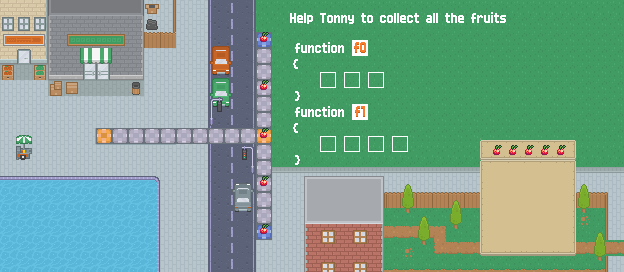

Rendered tile map (Tiled .tmx) drawn with the repository's tilesets; below, a short description and the map source with its tile grids summarised:
An orthogonal 39x17 tile map with 16x16 px tiles, 29 tile layers (info, background, city1, house1, ...), 1 hidden layer not drawn, 4 tilesets and 22 objects (answer1, answer2, answer3, answer4, answer5, ...).

<map version="1.2" tiledversion="2020.01.22" orientation="orthogonal" renderorder="right-down" compressionlevel="-1" width="39" height="17" tilewidth="16" tileheight="16" infinite="0" nextlayerid="38" nextobjectid="39">
 <editorsettings>
  <export target="7.lua" format="lua" />
 </editorsettings>
 <tileset firstgid="1" name="UIpackSheet_transparent" tilewidth="16" tileheight="16" spacing="2" tilecount="990" columns="30">
  <image source="../tileset/Tilemap/UIpackSheet_transparent.png" width="538" height="592" />
 </tileset>
 <tileset firstgid="991" name="roguelikeCity" tilewidth="16" tileheight="16" spacing="1" tilecount="1036" columns="37">
  <image source="../tileset/Tilemap/roguelikeCity.png" width="628" height="475" />
 </tileset>
 <tileset firstgid="2027" name="functionsTextTiles" tilewidth="16" tileheight="16" tilecount="900" columns="30">
  <image source="../graphics/functionsTextTiles.png" width="480" height="480" />
 </tileset>
 <tileset firstgid="2927" name="test" tilewidth="16" tileheight="16" tilecount="486" columns="27">
  <image source="../tileset/Tilemap/test.png" width="432" height="288" />
 </tileset>
 <layer id="14" name="info" width="39" height="17">
  <properties>
   <property name="F0" type="int" value="3" />
   <property name="F1" type="int" value="4" />
   <property name="blueTile" type="bool" value="true" />
   <property name="door" type="bool" value="false" />
   <property name="face" value="right" />
   <property name="fruit" type="bool" value="true" />
   <property name="fruitsTotal" type="int" value="5" />
   <property name="grass" type="bool" value="true" />
   <property name="greyTile" type="bool" value="false" />
   <property name="numFunc" type="int" value="2" />
   <property name="totalSize" type="int" value="7" />
   <property name="yellowTile" type="bool" value="true" />
  </properties>
  <data>[663 cells, 0 non-empty, 0 distinct tile ids]</data>
 </layer>
 <layer id="1" name="background" width="39" height="17">
  <data>[663 cells, 663 non-empty, 16 distinct tile ids]</data>
 </layer>
 <layer id="6" name="city1" width="39" height="17">
  <data>[663 cells, 134 non-empty, 4 distinct tile ids]</data>
 </layer>
 <layer id="3" name="house1" width="39" height="17">
  <data>[663 cells, 52 non-empty, 19 distinct tile ids]</data>
 </layer>
 <layer id="4" name="house1details" width="39" height="17" offsetx="0" offsety="5.33333">
  <data>[663 cells, 16 non-empty, 4 distinct tile ids]</data>
 </layer>
 <layer id="5" name="path" width="39" height="17" offsetx="32" offsety="0">
  <data>[663 cells, 23 non-empty, 1 distinct tile ids]</data>
 </layer>
 <layer id="19" name="blueTile1" width="39" height="17">
  <data>[663 cells, 1 non-empty, 1 distinct tile ids]</data>
 </layer>
 <layer id="20" name="blueTile2" width="39" height="17">
  <data>[663 cells, 1 non-empty, 1 distinct tile ids]</data>
 </layer>
 <layer id="36" name="buttonsSecondRow" width="39" height="17">
  <properties>
   <property name="blue" value="blueTile" />
   <property name="yellow" value="yellowTile" />
  </properties>
  <data>[663 cells, 0 non-empty, 0 distinct tile ids]</data>
 </layer>
 <layer id="37" name="buttonsThirdRow" width="39" height="17">
  <properties>
   <property name="F1" value="F1" />
   <property name="paint" value="paint grey" />
  </properties>
  <data>[663 cells, 0 non-empty, 0 distinct tile ids]</data>
 </layer>
 <layer id="17" name="yellowTile1" width="39" height="17">
  <data>[663 cells, 1 non-empty, 1 distinct tile ids]</data>
 </layer>
 <layer id="18" name="yellowTile2" width="39" height="17">
  <data>[663 cells, 1 non-empty, 1 distinct tile ids]</data>
 </layer>
 <layer id="7" name="cars" width="39" height="17" offsetx="13.1667" offsety="-4.5">
  <data>[663 cells, 8 non-empty, 8 distinct tile ids]</data>
 </layer>
 <layer id="9" name="streetDetails" width="39" height="17" offsetx="0.25" offsety="-0.5">
  <data>[663 cells, 64 non-empty, 7 distinct tile ids]</data>
 </layer>
 <layer id="8" name="Tile Layer 8" width="39" height="17" offsetx="19.6667" offsety="37.3333">
  <data>[663 cells, 4 non-empty, 4 distinct tile ids]</data>
 </layer>
 <layer id="11" name="city2" width="39" height="17">
  <data>[663 cells, 42 non-empty, 13 distinct tile ids]</data>
 </layer>
 <layer id="10" name="details" width="39" height="17">
  <data>[663 cells, 28 non-empty, 22 distinct tile ids]</data>
 </layer>
 <layer id="12" name="text" width="39" height="17" offsetx="0.666667" offsety="-8">
  <data>[663 cells, 38 non-empty, 25 distinct tile ids]</data>
 </layer>
 <layer id="13" name="text" width="39" height="17" visible="0" offsetx="8.94602" offsety="7.99905">
  <data>[663 cells, 3 non-empty, 1 distinct tile ids]</data>
 </layer>
 <layer id="22" name="fruit1" width="39" height="17" offsetx="0.363636" offsety="-3">
  <data>[663 cells, 1 non-empty, 1 distinct tile ids]</data>
 </layer>
 <layer id="23" name="fruit2" width="39" height="17" offsetx="0.363636" offsety="-3">
  <data>[663 cells, 1 non-empty, 1 distinct tile ids]</data>
 </layer>
 <layer id="24" name="fruit3" width="39" height="17" offsetx="0.363636" offsety="-3">
  <data>[663 cells, 1 non-empty, 1 distinct tile ids]</data>
 </layer>
 <layer id="25" name="fruit4" width="39" height="17" offsetx="0.363636" offsety="-3">
  <data>[663 cells, 1 non-empty, 1 distinct tile ids]</data>
 </layer>
 <layer id="26" name="fruit5" width="39" height="17" offsetx="0.363636" offsety="-3">
  <data>[663 cells, 1 non-empty, 1 distinct tile ids]</data>
 </layer>
 <layer id="2" name="buttons" width="39" height="17">
  <data>[663 cells, 48 non-empty, 48 distinct tile ids]</data>
 </layer>
 <objectgroup id="32" name="answer" visible="0">
  <properties>
   <property name="numObejcts" type="int" value="6" />
  </properties>
  <object id="19" name="answer1" x="320.651" y="72.0109" width="16" height="16" />
  <object id="20" name="answer2" x="344.162" y="71.9409" width="16" height="16" />
  <object id="21" name="answer3" x="368.009" y="72.0401" width="16" height="16" />
  <object id="26" name="answer4" x="320.419" y="136" width="16" height="16" />
  <object id="27" name="answer5" x="344.097" y="135.914" width="16" height="16" />
  <object id="29" name="answer6" x="368.19" y="135.969" width="16" height="16" />
  </objectgroup>
 <objectgroup id="33" name="grass" visible="0">
  <properties>
   <property name="numObjects" type="int" value="5" />
  </properties>
  <!-- 15 objects omitted --></objectgroup>
 <objectgroup id="15" name="yellowTile" visible="0">
  <properties>
   <property name="numObjects" type="int" value="2" />
  </properties>
  <!-- 10 objects omitted --></objectgroup>
 <objectgroup id="35" name="player" visible="0">
  <!-- 8 objects omitted --></objectgroup>
 <objectgroup id="16" name="blueTile" visible="0">
  <properties>
   <property name="numObjects" type="int" value="2" />
  </properties>
  <!-- 7 objects omitted --></objectgroup>
 <objectgroup id="21" name="fruit" visible="0">
  <properties>
   <property name="numObjects" type="int" value="5" />
  </properties>
  <!-- 5 objects omitted --></objectgroup>
 <layer id="27" name="apple1" width="39" height="17" offsetx="9.66667" offsety="-2.66667">
  <data>[663 cells, 1 non-empty, 1 distinct tile ids]</data>
 </layer>
 <layer id="28" name="apple2" width="39" height="17" offsetx="9.66667" offsety="-2.66667">
  <data>[663 cells, 1 non-empty, 1 distinct tile ids]</data>
 </layer>
 <layer id="29" name="apple3" width="39" height="17" offsetx="9.66667" offsety="-2.66667">
  <data>[663 cells, 1 non-empty, 1 distinct tile ids]</data>
 </layer>
 <layer id="30" name="apple4" width="39" height="17" offsetx="9.66667" offsety="-2.66667">
  <data>[663 cells, 1 non-empty, 1 distinct tile ids]</data>
 </layer>
 <layer id="31" name="apple5" width="39" height="17" offsetx="9.66667" offsety="-2.66667">
  <data>[663 cells, 1 non-empty, 1 distinct tile ids]</data>
 </layer>
</map>
<!-- 16 of 22 objects omitted -->
